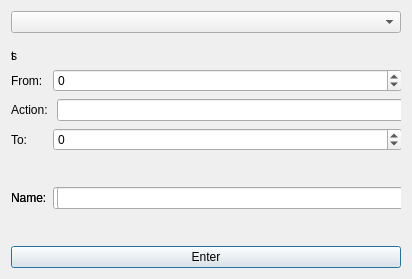
<?xml version="1.0" encoding="UTF-8"?>
<ui version="4.0">
 <class>ButtonSettings</class>
 <widget class="QDialog" name="ButtonSettings">
  <property name="geometry">
   <rect>
    <x>0</x>
    <y>0</y>
    <width>412</width>
    <height>279</height>
   </rect>
  </property>
  <property name="windowTitle">
   <string>Dialog</string>
  </property>
  <layout class="QGridLayout" name="gridLayout">
   <item row="2" column="0" colspan="2">
    <widget class="QPushButton" name="enter">
     <property name="text">
      <string>Enter</string>
     </property>
    </widget>
   </item>
   <item row="0" column="0" colspan="2">
    <widget class="QComboBox" name="mode"/>
   </item>
   <item row="1" column="0" colspan="2">
    <widget class="QWidget" name="settings" native="true">
     <widget class="QWidget" name="textinput" native="true">
      <property name="geometry">
       <rect>
        <x>0</x>
        <y>0</y>
        <width>18</width>
        <height>33</height>
       </rect>
      </property>
      <layout class="QGridLayout" name="gridLayout_5">
       <item row="0" column="0">
        <widget class="QLabel" name="label">
         <property name="text">
          <string>t</string>
         </property>
        </widget>
       </item>
      </layout>
     </widget>
     <widget class="QWidget" name="slider" native="true">
      <property name="geometry">
       <rect>
        <x>0</x>
        <y>0</y>
        <width>25</width>
        <height>33</height>
       </rect>
      </property>
      <layout class="QGridLayout" name="gridLayout_4">
       <item row="0" column="0">
        <widget class="QLabel" name="label_4">
         <property name="text">
          <string>s</string>
         </property>
        </widget>
       </item>
      </layout>
     </widget>
     <widget class="QWidget" name="dial" native="true">
      <property name="geometry">
       <rect>
        <x>0</x>
        <y>0</y>
        <width>391</width>
        <height>201</height>
       </rect>
      </property>
      <layout class="QGridLayout" name="gridLayout_3">
       <item row="1" column="1">
        <widget class="QSpinBox" name="dial_to">
         <property name="minimum">
          <number>-10000</number>
         </property>
         <property name="maximum">
          <number>10000</number>
         </property>
        </widget>
       </item>
       <item row="0" column="0">
        <widget class="QLabel" name="dial_label2">
         <property name="text">
          <string>From:</string>
         </property>
        </widget>
       </item>
       <item row="1" column="0">
        <widget class="QLabel" name="dial_label">
         <property name="text">
          <string>To:</string>
         </property>
        </widget>
       </item>
       <item row="0" column="1">
        <widget class="QSpinBox" name="dial_from">
         <property name="minimum">
          <number>-10000</number>
         </property>
         <property name="maximum">
          <number>10000</number>
         </property>
        </widget>
       </item>
       <item row="2" column="1">
        <widget class="QLineEdit" name="dial_input"/>
       </item>
       <item row="2" column="0">
        <widget class="QLabel" name="dial_label3">
         <property name="text">
          <string>Name:</string>
         </property>
        </widget>
       </item>
      </layout>
     </widget>
     <widget class="QWidget" name="button" native="true">
      <property name="enabled">
       <bool>true</bool>
      </property>
      <property name="geometry">
       <rect>
        <x>0</x>
        <y>0</y>
        <width>394</width>
        <height>231</height>
       </rect>
      </property>
      <layout class="QGridLayout" name="gridLayout_2">
       <item row="1" column="1">
        <widget class="QLineEdit" name="button_input2"/>
       </item>
       <item row="1" column="0">
        <widget class="QLabel" name="button_label2">
         <property name="text">
          <string>Name:</string>
         </property>
        </widget>
       </item>
       <item row="0" column="1">
        <widget class="QLineEdit" name="button_input"/>
       </item>
       <item row="0" column="0">
        <widget class="QLabel" name="button_label">
         <property name="enabled">
          <bool>true</bool>
         </property>
         <property name="text">
          <string>Action: </string>
         </property>
        </widget>
       </item>
      </layout>
     </widget>
    </widget>
   </item>
  </layout>
  <zorder>enter</zorder>
  <zorder>mode</zorder>
  <zorder>settings</zorder>
 </widget>
 <resources/>
 <connections/>
</ui>
